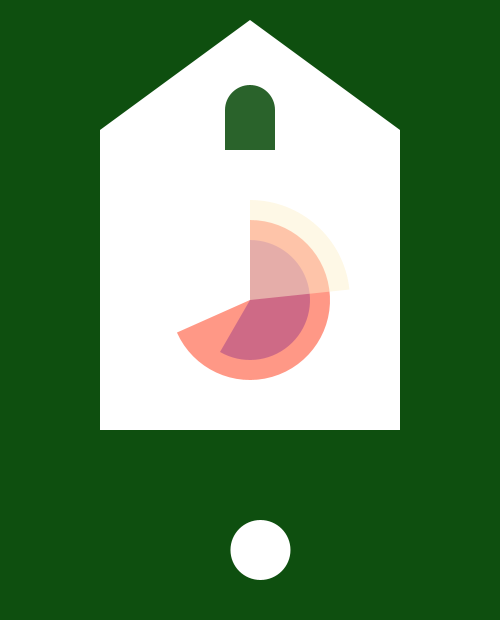
Frame 1 (no input)
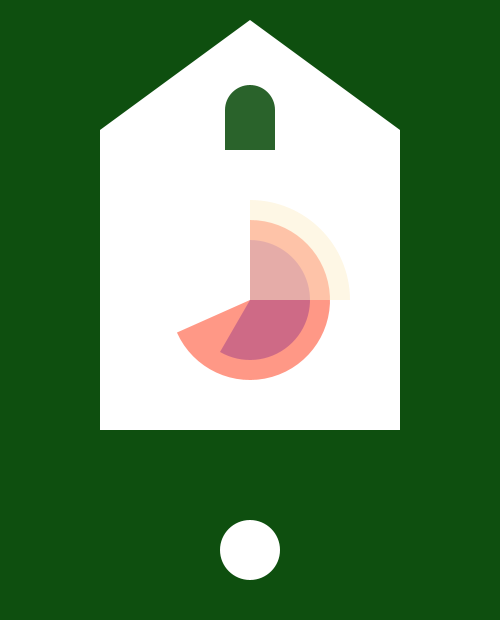
Frame 60 (the mouse pressed at the canvas centre just before this capture)
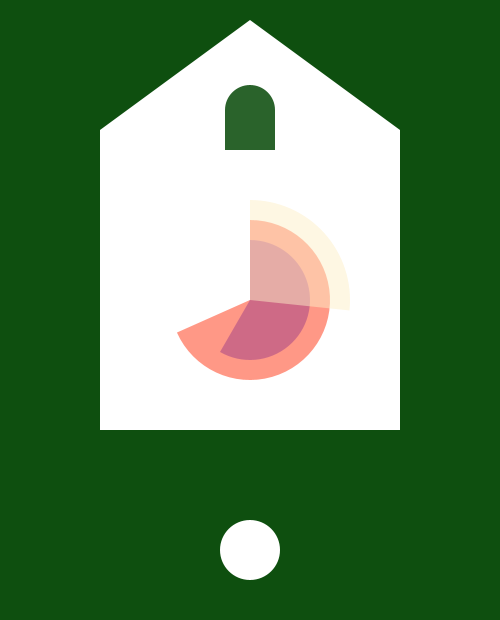
Frame 120 (the mouse held since frame 60 and released just before this capture)

The Processing sketch that drew these frames (run headless with seeded random() and noise(); from frame 60 on, the mouse is pressed at the canvas centre):

// Processing sketch: sk_k3_22_A13
// ── sk_k3_22_A13.pde
/**
振り子のついた鳩時計
秒針の色が徐々に変化し、針が０に到達すると鳩が出てくる
*/

int x;

void setup()
{
  size(500,620);
  frameRate(60);
  colorMode(HSB,360,100,100,100);
  noStroke();
}

 
void draw() 
{  
  //リフレッシュ
  fill(121,82,31);
  rect(0,0,width,height);
  
  //時計本体
  fill(0,0,100);
  rect(100,130,300,300);
  triangle(100, 130, 250, 20, 400, 130);
  //窓
  fill(121,57,39);
  rect(225,110,50,40);
  circle(250,110,50);
  
  float h =hour()%12;
  float m =minute();
  float s =second();
  float arcStart=PI*1.5;
  
 // 時針
 fill(236,53,100,90);
  arc(250,300,120,120,arcStart,arcStart+radians(h*30));
   
  //分針
  fill(9,79,100,60);
  arc(250,300,160,160,arcStart,arcStart+radians(m*6));

  //秒針
  fill(44,79* (s / 60),99,50);
  arc(250,300,200,200,arcStart,arcStart+radians(s*6));
  
    
 if(s<=2)//秒針が0になると鳩が出てくる
 {
   //鳩の体
   fill(0,0,100);
   circle(250,105,20);
   ellipse(250,125,30,40);
   ellipse(240,127,18,33);
   ellipse(260,127,18,33);
   //鳩のくちばし
   fill(44,79,100);
   beginShape();
   vertex(250,103);
   vertex(245,106);
   vertex(250,109);
   vertex(255,106);
   endShape(CLOSE);
 }
 
//振り子
x += 3;

  if(x>360) 
  {
    x=0;
  }
  
  translate( width/2, 550 );
  
  fill(360,0,100);
  circle(200*sin(radians(x)),0,60);
}
